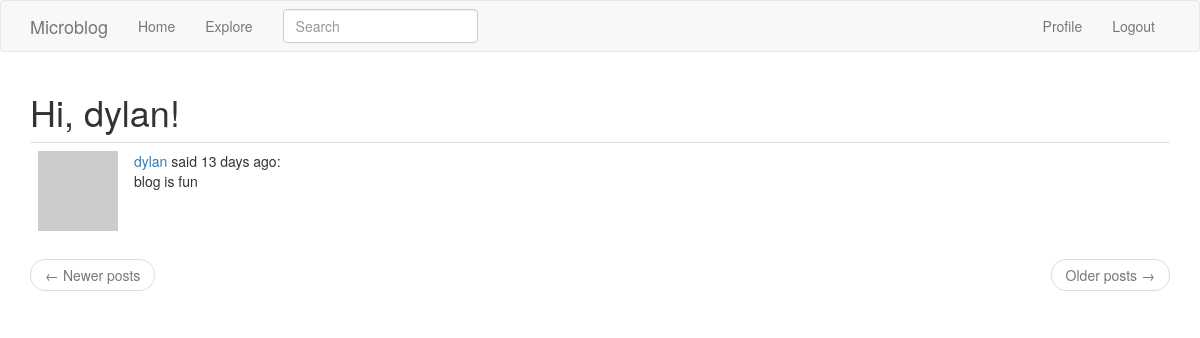
The page /explore (signed in) on the database as committed earlier.
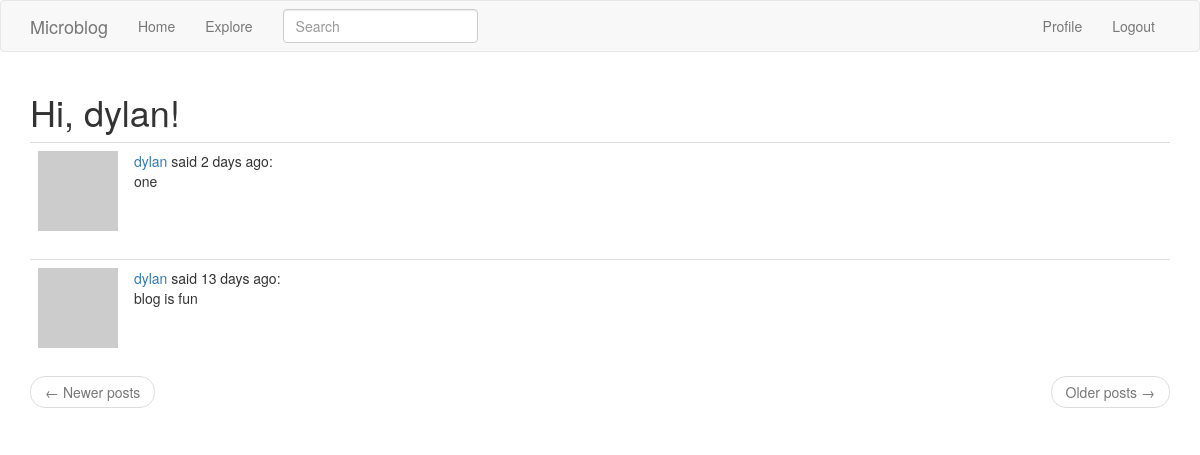
The same page on the database as committed later.
### app/models.py (models this page shows, shortened)
class SearchableMixin(object):
    @classmethod
    def before_commit(cls, session):
        session._changes = {
            'add': list(session.new),
            'update': list(session.dirty),
            'delete': list(session.deleted)
        }
    @classmethod
    def after_commit(cls, session):
        for obj in session._changes['add']:
            if isinstance(obj, SearchableMixin):
                add_to_index(obj.__tablename__, obj)
        for obj in session._changes['update']:
            if isinstance(obj, SearchableMixin):
                add_to_index(obj.__tablename__, obj)
        for obj in session._changes['delete']:
            if isinstance(obj, SearchableMixin):
                remove_from_index(obj.__tablename__, obj)
        session._changes = None

class Post(SearchableMixin, db.Model):
    __searchable__ = ['body']
    id = db.Column(db.Integer, primary_key=True)
    body = db.Column(db.String(140))
    timestamp = db.Column(db.DateTime, index=True, default=datetime.utcnow)
    user_id = db.Column(db.Integer, db.ForeignKey('user.id'))

class User(UserMixin, db.Model):
    id = db.Column(db.Integer, primary_key=True)
    username = db.Column(db.String(64), index=True, unique=True)
    email = db.Column(db.String(120), index=True, unique=True)
    password_hash = db.Column(db.String(128))
    posts = db.relationship('Post', backref='author', lazy='dynamic')
    about_me = db.Column(db.String(140))
    last_seen = db.Column(db.DateTime, default=datetime.utcnow)
    followed = db.relationship(
        'User', secondary=followers,
        primaryjoin=(followers.c.follower_id == id),
        secondaryjoin=(followers.c.followed_id == id),
        backref=db.backref('followers', lazy='dynamic'), lazy='dynamic')
    def avatar(self, size):
        digest = md5(self.email.lower().encode('utf-8')).hexdigest()
        return 'https://www.gravatar.com/avatar/{}?d=identicon&s={}'.format(
            digest, size)

### app/routes.py (the view)
@app.route('/explore')
@login_required
def explore():
    page = request.args.get('page', 1, type=int)
    posts = Post.query.order_by(Post.timestamp.desc()).paginate(
        page, app.config['POSTS_PER_PAGE'], False)
    next_url = url_for('explore', page=posts.next_num) \
        if posts.has_next else None
    prev_url = url_for('explore', page=posts.prev_num) \
        if posts.has_prev else None
    return render_template("index.html", title='Explore', posts=posts.items,
                          next_url=next_url, prev_url=prev_url)

### app/forms.py
class SearchForm(FlaskForm):
    q = StringField(_l('Search'), validators=[DataRequired()])
    def __init__(self, *args, **kwargs):
        if 'formdata' not in kwargs:
            kwargs['formdata'] = request.args
        if 'csrf_enabled' not in kwargs:
            kwargs['csrf_enabled'] = False
        super(SearchForm, self).__init__(*args, **kwargs)

### app/models.py (called while the page is built)
@login.user_loader
def load_user(id):
    return User.query.get(int(id))

### app/routes.py (called while the page is built)
@app.before_request
def before_request():
    if current_user.is_authenticated:
        current_user.last_seen = datetime.utcnow()
        db.session.commit()
        g.search_form = SearchForm()
    g.locale = str(get_locale())

### app/templates/index.html (shortened to what this page needs)
{% extends "base.html" %}
{% import 'bootstrap/wtf.html' as wtf %}
{% block app_content %}
    <h1>Hi, {{ current_user.username }}!</h1>
    {% for post in posts %}
        {% include '_post.html' %}
    {% endfor %}
    <nav aria-label="...">
        <ul class="pager">
            <li class="previous{% if not prev_url %} disabled{% endif %}">
                <a href="{{ prev_url or '#' }}">
                    <span aria-hidden="true">&larr;</span> Newer posts
                </a>
            </li>
            <li class="next{% if not next_url %} disabled{% endif %}">
                <a href="{{ next_url or '#' }}">
                    Older posts <span aria-hidden="true">&rarr;</span>
                </a>
            </li>
        </ul>
    </nav>
{% endblock %}

### app/templates/_post.html
<table class="table table-hover">
    <tr>
        <td width="70px">
            <a href="{{ url_for('user', username=post.author.username) }}">
                <img src="{{ post.author.avatar(70) }}" />
            </a>
        </td>
        <td>
            <a href="{{ url_for('user', username=post.author.username) }}">
                {{ post.author.username }}
            </a>
            said {{ moment(post.timestamp).fromNow() }}:
            <br>
            {{ post.body }}
        </td>
    </tr>
</table>

Rows that differ between the two databases and show on the page:
added Post: author.username "dylan", timestamp "2 days ago", body "one"
